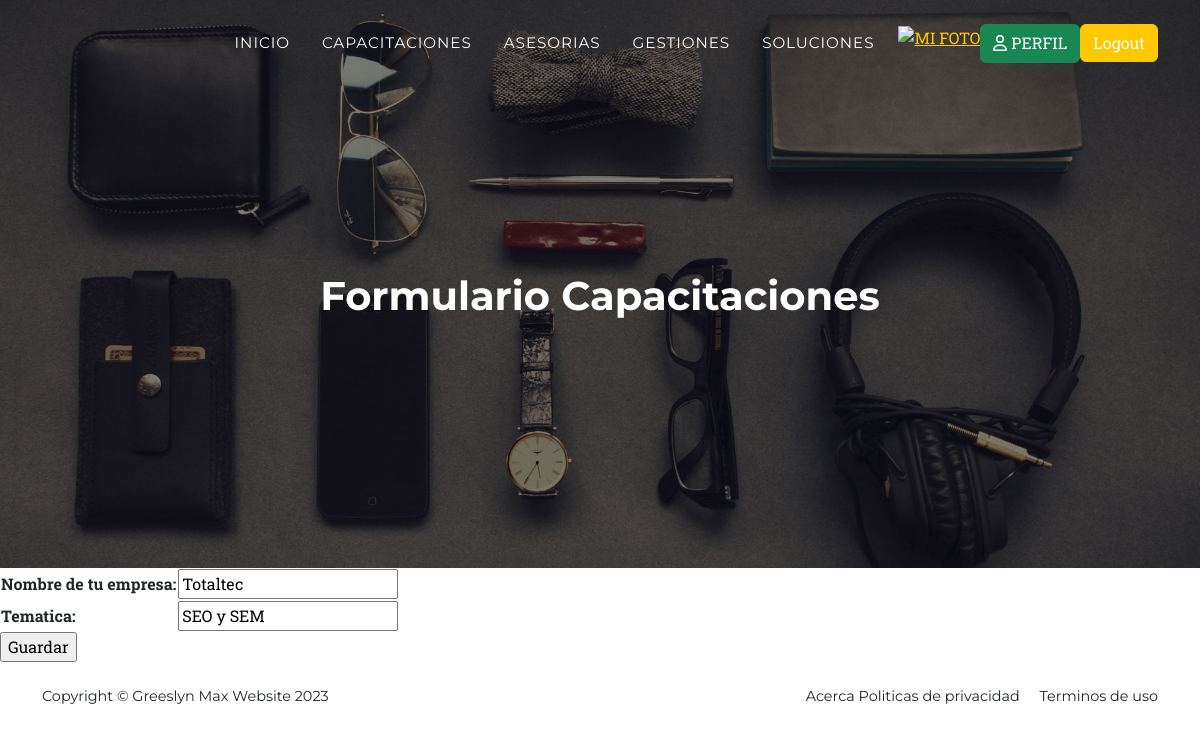
Page /capacitacionesUpdate/4/ (signed in) on the earlier database version.
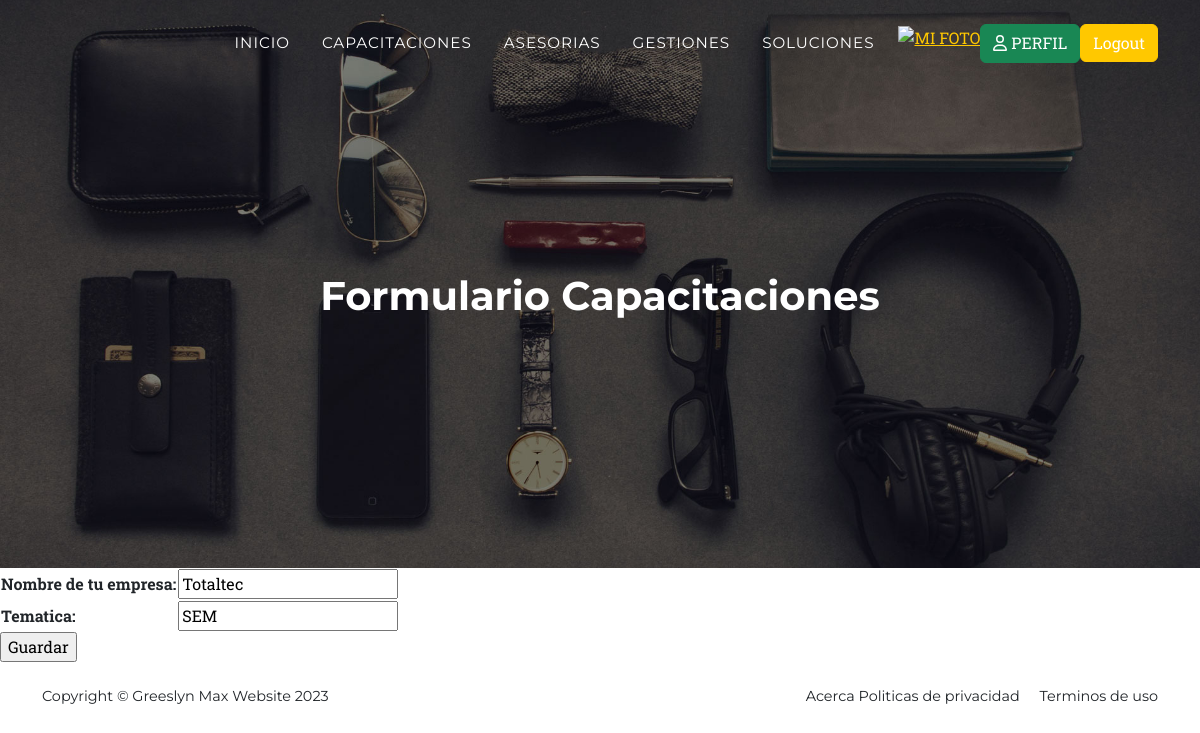
Same page on the later database version.
### entidades/models.py (models this page shows, shortened)
class Capacitaciones(models.Model):
    cliente = models.CharField(max_length=50)  # Nombre del cliente.
    tematica = models.CharField(max_length=60, default="")  # Tema de la capacitación.
    class Meta:
        verbose_name = "Capacitación"  # Nombre en singular para el panel de administración.
        verbose_name_plural = "Capacitaciones"  # Nombre en plural para el panel de administración.
        ordering = ["id"]  # Ordena los registros por el campo 'id'.

### entidades/views.py (the view)
# urls.py: path('capacitacionesUpdate/<int:id_capacitaciones>/', capacitacionesUpdate, name="capacitacionesUpdate"),
@login_required
def capacitacionesUpdate(request, id_capacitaciones):
    capacitaciones = Capacitaciones.objects.get(id=id_capacitaciones)
    if request.method == "POST":
        miForm = CapacitacionesForm(request.POST, instance=capacitaciones)
        if miForm.is_valid():
            miForm.save()
            contexto = {"capacitaciones": Capacitaciones.objects.all()}
            return render(request, "entidades/capacitaciones.html", contexto)
    else:
        miForm = CapacitacionesForm(instance=capacitaciones)
    return render(request, "entidades/capacitacionesForm.html", {"form": miForm})

### entidades/forms.py
class CapacitacionesForm(forms.ModelForm):
    cliente = forms.CharField(max_length=50, required=True, label="Nombre de tu empresa")
    tematica = forms.CharField(required=True)
    class Meta:
        model = Capacitaciones  # Ahora Capacitaciones está importado y definido correctamente
        fields = '__all__'  # O especifica los campos que deseas incluir en el formulario

### entidades/templates/entidades/capacitacionesForm.html (shortened to what this page needs)
{% extends 'entidades/index.html' %}
{% block titulo %}
<h1 class="mb-5"> Formulario Capacitaciones </h1>
{% endblock titulo %}
{% block contenido %}
<form action=""method="post">
    <table>
        {{ form.as_table }}
    </table>
    <input type="submit" value="Guardar">
</form>
{% endblock contenido %}

Differences in the rows shown:
changed Capacitaciones "Totaltec": tematica "SEO y SEM" → "SEM"
